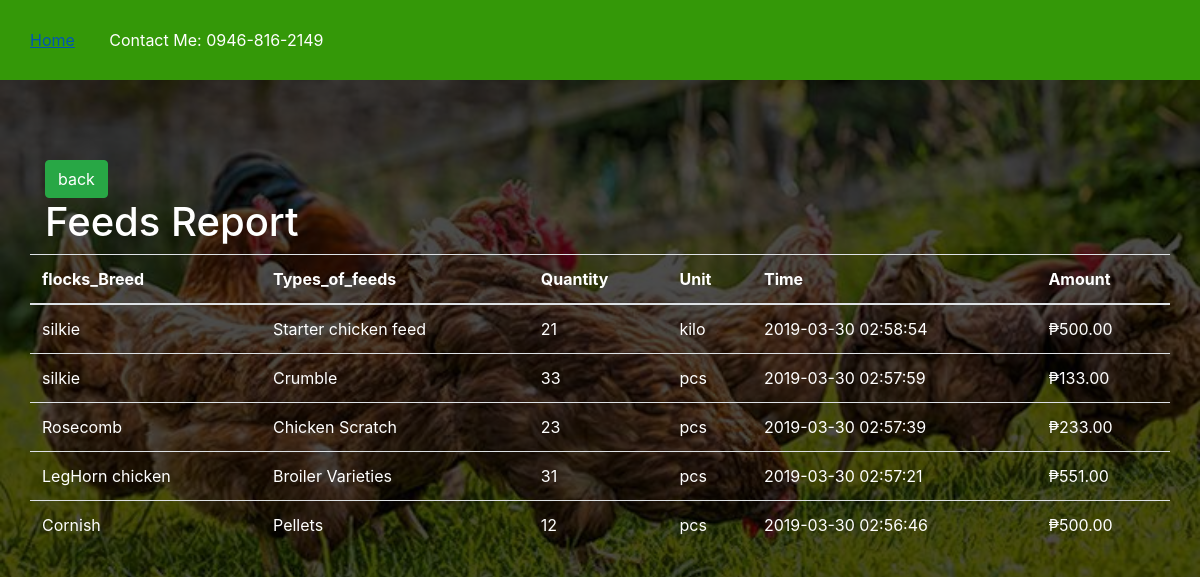
Page /feedsreport.php on the committed database.
### tables this page shows
CREATE TABLE `feeds` (
  `id` int(100) NOT NULL,
  `userid` int(100) DEFAULT NULL,
  `flocks_id` int(100) DEFAULT NULL,
  `type_of_feeds` varchar(100) DEFAULT NULL,
  `quantity` varchar(100) DEFAULT NULL,
  `unit` varchar(100) DEFAULT NULL,
  `amount` decimal(7,2) DEFAULT NULL,
  `time` timestamp NOT NULL DEFAULT CURRENT_TIMESTAMP ON UPDATE CURRENT_TIMESTAMP
);

CREATE TABLE `flocks` (
  `id` int(100) NOT NULL,
  `userid` int(100) DEFAULT NULL,
  `breed` varchar(255) DEFAULT NULL,
  `rooster` int(255) DEFAULT NULL,
  `hen` int(255) DEFAULT NULL
);

### feedsreport.php (the view, shortened to what this page needs)
<!DOCTYPE html>
<html>
<head>
	<link rel="stylesheet" type="text/css" href="Css1/style.css">
	<link rel="stylesheet" type="text/css" href="Css1/side.css">
	<link rel="stylesheet" type="text/js" href="javascript/java.js">
	<link rel="stylesheet" href="bootstrap/css/bootstrap.min.css">
</head>
<body>
<div id="main">
			<nav>
				<ul>
					<li><a href="index.php">Home</a></li>
					<li>Contact Me: 0946-816-2149</li>
				</ul>
			</nav>
	</div>
<?php require_once 'process3.php';?>
	<div class="container">
	<?php
		$mysqli = new mysqli('localhost','root','','registration') or die(mysqli_error($mysqli));
		?>
		<?php
		$result = $mysqli->query("SELECT * FROM flocks,feeds where flocks.id = feeds.flocks_id ") or die($mysqli->error);
		?>
		<a href="index1.php"class="btn btn-success">back</a>
		<h1 class="text-white">Feeds Report</h1>
		<div class="row justify-content-center">
		<br><br><br>
			<table class="table">
				<thead>
					<tr class="text-white">
						<th>flocks_Breed</th>
						<th>Types_of_feeds</th>
						<th>Quantity</th>
						<th>Unit</th>
						<th>Time</th>
						<th>Amount</th>
					</tr>
				</thead>
				<?php
					while($row=$result->fetch_assoc()):?>
						<tr class="text-white">
							<td><?php echo $row['breed']?></td>
							<td><?php echo $row['type_of_feeds']?></td>
							<td><?php echo $row['quantity']?></td>
							<td><?php echo $row['unit']?></td>
							<td><?php echo $row['time']?></td>
							<td>₱<?php echo $row['amount']?></td>
						</tr>
						<?php endwhile;?>
			</table>
		</div>
	<br><br>
</body>
</html>

### Css1/style.css (style rules this page uses)
body { overflow-x: hidden; }

### Css1/side.css (style rules this page uses)
* { margin:0px; padding:0px; }
body { font-size:120%; background:#F8F8FF; background-image:linear-gradient(rgba(0,0,0,0.7),rgba(0,0,0,0.7)), url("../Image chicken/b.jpg"); background-size:cover; }
#main { width:100%; height:20vh; }
nav { width:100%; height:80px; background-color:#349808; line-height:80px; }
nav ul { float:left; margin-right:30px; }
nav ul li { list-style-type: none; display:inline-block; transition:0.8s all; color:#fff }
nav ul li a { text-decoration:none; color:#fff; padding:30px; }
.btn { padding:10px; font-size:15px; color:white; background:#349808; border:none; border-radius:5px; }

### rows in the picture
feeds: flocks.breed "silkie", type_of_feeds "Starter chicken feed", quantity "21", unit "kilo", time "2019-03-30 02:58:54", amount "500.00"
feeds: flocks.breed "silkie", type_of_feeds "Crumble", quantity "33", unit "pcs", time "2019-03-30 02:57:59", amount "133.00"
feeds: flocks.breed "Rosecomb", type_of_feeds "Chicken Scratch", quantity "23", unit "pcs", time "2019-03-30 02:57:39", amount "233.00"
feeds: flocks.breed "LegHorn chicken", type_of_feeds "Broiler Varieties", quantity "31", unit "pcs", time "2019-03-30 02:57:21", amount "551.00"
feeds: flocks.breed "Cornish", type_of_feeds "Pellets", quantity "12", unit "pcs", time "2019-03-30 02:56:46", amount "500.00"
